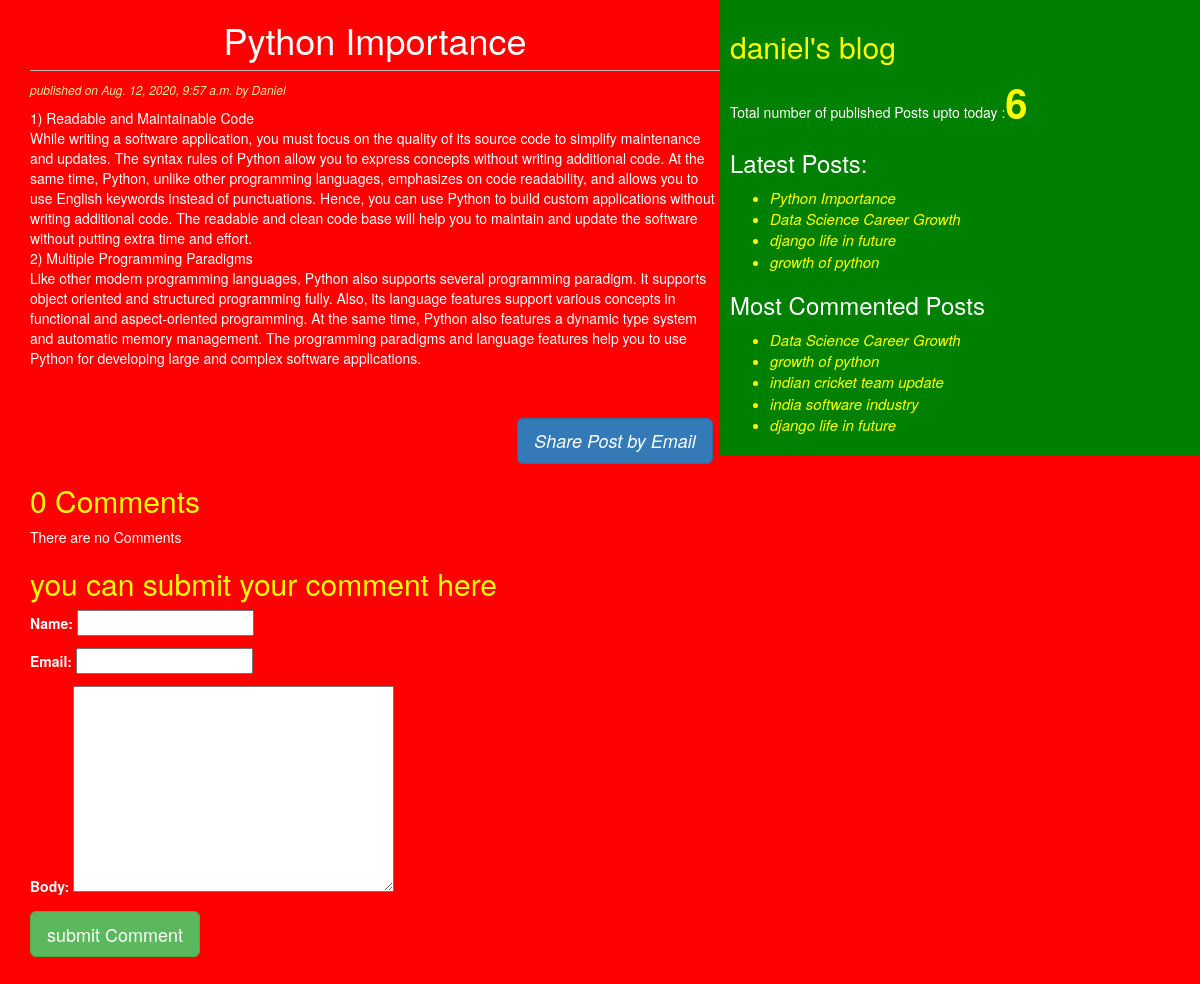
/2020/08/12/python-importance, run on the app's committed database.
### testapp/models.py (models this page shows, shortened)
class Post(models.Model):
    STATUS_CHOICE=(('draft','Draft'),('published','Published'))
    title=models.CharField(max_length=256)
    slug=models.SlugField(max_length=256,unique_for_date='publish')
    author=models.ForeignKey(User,related_name='blog_posts',on_delete=models.CASCADE)
    body=models.TextField()
    publish=models.DateTimeField(default=timezone.now)
    created=models.DateTimeField(auto_now_add=True)
    updated=models.DateTimeField(auto_now=True)
    status=models.CharField(max_length=10,choices=STATUS_CHOICE,default='draft')
    objects=CustomManager()
    tags=TaggableManager()
    class Meta:
        ordering=('-publish',)
    def get_absolute_url(self):
        return reverse('post_detail',args=[self.publish.year,self.publish.strftime('%m'),self.publish.strftime('%d'),self.slug])

### testapp/views.py (the view)
# urls.py: path('<int:year>/<int:month>/<int:day>/<slug:post>', views.post_detail_view,name='post_detail'),
def post_detail_view(request,year,month,day,post):
    post=get_object_or_404(Post,slug=post,status='published',publish__year=year,publish__month=month,publish__day=day)
    comments=post.comments.filter(active=True)
    csubmit=False
    if request.method=='POST':
        form=CommentForm(request.POST)
        if form.is_valid():
            new_comment=form.save(commit=False)
            new_comment.post=post
            new_comment.save()
            csubmit=True
    else:
        form=CommentForm
    return render(request,"testapp/post_detail.html",{'post':post,'form':form,'csubmit':csubmit,'comments':comments })

### testapp/models.py (called while the page is built)
    def get_queryset(self):
        return super().get_queryset().filter(status='published')

### testapp/templatetags/blog_tags.py (called while the page is built)
@register.simple_tag
def total_posts():
    return Post.objects.count()

@register.inclusion_tag('testapp/latest_posts123.html')
def show_latest_posts(count=3):
    latest_posts=Post.objects.order_by('-publish')[:count]
    return {'latest_posts':latest_posts}

@register.simple_tag
def get_most_commented_posts(count=5):
    return Post.objects.annotate(total_comments=Count('comments')).order_by('-total_comments')[:count]

### templates/testapp/post_detail.html (shortened to what this page needs)
<!DOCTYPE html>
{%extends 'testapp/base.html'%}
{%block content%}
  <h1>{{post.title}}</h1>
  <p id='date'>published on {{post.publish}} by {{post.author|title}}</p>
  {{post.body|linebreaks}}<br><br>
  <div class="container" align="center">
    <a href="/{{post.id}}/share" class="btn btn-primary btn-lg">Share Post by Email</a>
  </div>
  {% with comments.count as comments_count%}
  <h2>{{comments_count}} Comment{{comments_count|pluralize}}</h2>
  {%endwith%}
  {%if comments%}
    {%for comment in comments%}
      <p id='ch'> {{forlopp.counter}} Comment by {{comment.name}} at {{comment.created}}</p>
      <div class="cb">
        {{comment.body|linebreaks}}
      </div>
    {%endfor%}
    {%else%}
    <p>There are no Comments</p>
  {%endif%}
  {%if csubmit%}
    <p>Your comment added Successfully</p>
  {%else%}
    <h2>you can submit your comment here </h2>
    <form  method="post">
      {{form.as_p}}
      <input type="submit" class="btn btn-lg btn-success" value="submit Comment">
    </form>
  {%endif%}
  <br><br><br>
{%endblock%}

### templates/testapp/base.html (shortened to what this page needs)
<!DOCTYPE html>
{%load blog_tags%}
{%load static%}
<html lang="en" dir="ltr">
  <head>
    <link rel="stylesheet" href="https://stackpath.bootstrapcdn.com/bootstrap/3.4.1/css/bootstrap.min.css">
    <link rel="stylesheet" href="{% static "css/blog.css" %}">
  </head>
  <body>
    <div class="content">
      {%block content%}{%endblock%}
    </div>
    <div class="sidebar">
      <h2>daniel's blog</h2>
      <p>Total number of published Posts upto today :<span id='pcount'>{%total_posts%}</span> </p>
      <h3>Latest Posts:</h3><span id='updates'>{%show_latest_posts 4%}</span>
      <h3>Most Commented Posts</h3>
      {%get_most_commented_posts as most_commented_posts%}
      <ul>
        {%for post in most_commented_posts%}
        <li> <a href="{{post.get_absolute_url}}">{{post.title}}</a></li>
        {%endfor%}
      </ul>
    </div>
  </body>
</html>

### templates/testapp/latest_posts123.html
<ul>
  {%for post in latest_posts%}
  <li><a href="{{post.get_absolute_url}}">{{post.title}}</a></li>
  {%endfor%}
</ul>

### static/css/blog.css (style rules this page uses)
.content { width: 60%; float:left; padding: 0 0 0 30px; background: red; }
.sidebar { width:40%; float: right; padding:10px; background: green; }
h1 { text-align: center; border-bottom: 1px solid #bbb; padding-bottom: 10px; }
h2 { color:yellow; }
body { color: white; background-color: red; }
#date { color:#dea; font-size:12px; font-style:italic; }
a { color:yellow; font-size: 15px; font-style: italic; }
#pcount { font-size:40px; color:yellow; font-weight: bold; }
li { color:yellow; }
input { color: black; }
textarea { color:black }

### data on the page
Post: title "Python Importance", publish "Aug. 12, 2020, 9:57 a.m.", author "Daniel", body "1) Readable and Maintainable Code While writing a software application, you must focus on the quality of its source code to simplify maintenance and updates. The syntax rules of Python allow you to express concepts without writing additional code. At the same time, Python, unlike other programming languages, emphasizes on code readability, and allows you to use English keywords instead of punctuations. Hence, you can use Python to build custom applications without writing additional code. The readable and clean code base will help you to maintain and update the software without putting extra time and effort. 2) Multiple Programming Paradigms Like other modern programming languages, Python…"
Post: title "Data Science Career Growth"
Post: title "django life in future"
Post: title "growth of python"
Post: title "indian cricket team update"
Post: title "india software industry"

### other printed values
{{ comments_count }} "0"
